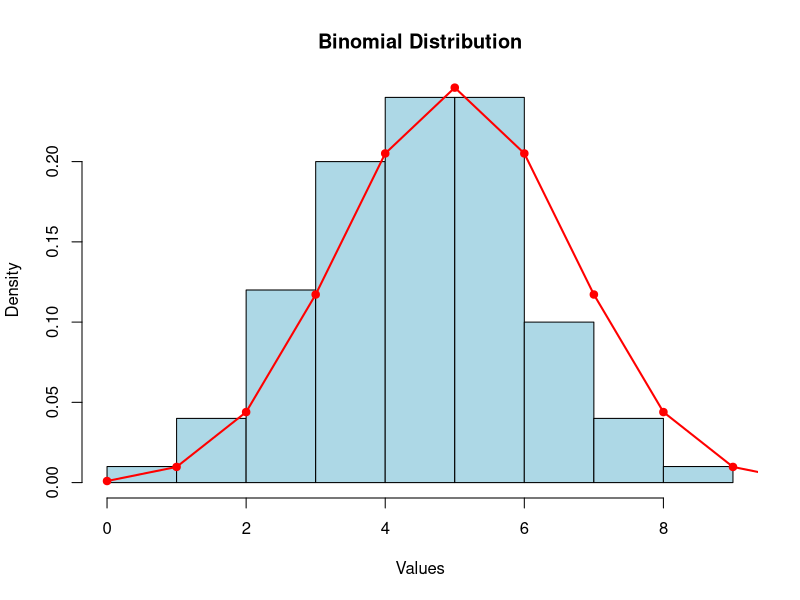

The R script that drew this image:
# Generate binomial data
set.seed(123)
x <- rbinom(100, size=10, prob=0.5)

# Histogram (probability scale)
hist(x, probability=TRUE,
     col="lightblue",
     main="Binomial Distribution",
     xlab="Values")

# Theoretical PMF
k <- 0:10
pmf <- dbinom(k, size=10, prob=0.5)

# Overlay PMF
points(k, pmf, col="red", pch=19)
lines(k, pmf, col="red", lwd=2)
